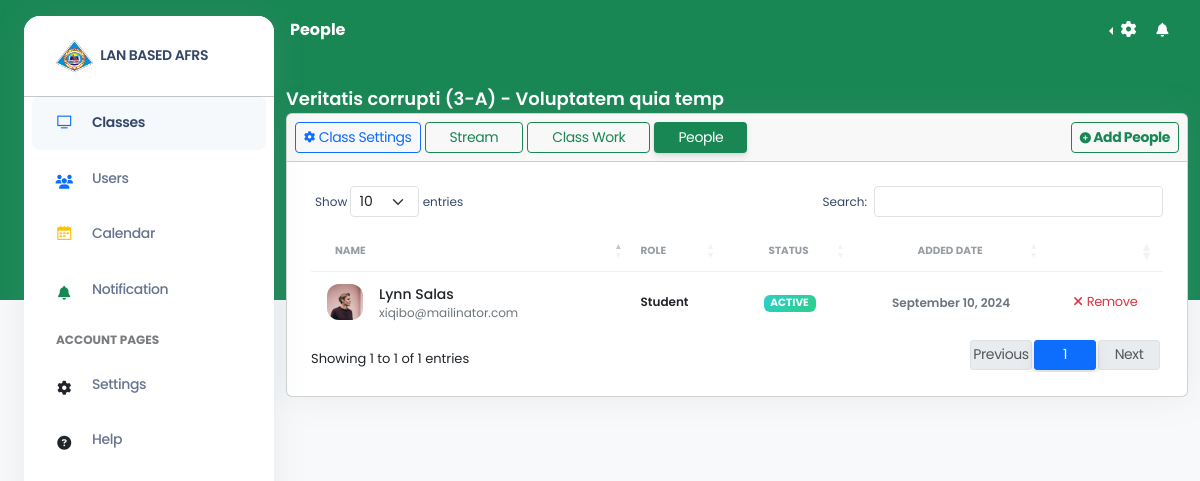
/index.php?page=people&class_id=6 (signed in), run on the app's committed database.
### tables this page shows
CREATE TABLE `class` (
  `class_id` int(255) NOT NULL,
  `user_id` int(255) NOT NULL,
  `class_image` varchar(255) DEFAULT NULL,
  `classname` varchar(255) NOT NULL,
  `section` varchar(255) NOT NULL,
  `room` varchar(255) NOT NULL,
  `subject` varchar(255) NOT NULL,
  `class_status` int(2) NOT NULL,
  `classaddeddate` datetime NOT NULL,
  `classcode` varchar(255) NOT NULL,
  `schedclass_lecture` varchar(255) NOT NULL,
  `schedclass_lab` varchar(255) NOT NULL,
  `room_lab` varchar(255) NOT NULL,
  `course` varchar(255) NOT NULL,
  `program` varchar(255) NOT NULL,
  `classroom_lecture` varchar(255) NOT NULL,
  `classroom_lab` varchar(255) NOT NULL
);

CREATE TABLE `class_people` (
  `class_people_id` int(255) NOT NULL,
  `user_id` int(255) NOT NULL,
  `class_id` int(255) NOT NULL,
  `added_date` datetime NOT NULL,
  `class_people_status` int(2) NOT NULL
);

CREATE TABLE `users` (
  `user_id` int(255) NOT NULL,
  `firstname` varchar(255) NOT NULL,
  `middlename` varchar(255) NOT NULL,
  `lastname` varchar(255) NOT NULL,
  `username` varchar(255) NOT NULL,
  `email` varchar(255) NOT NULL,
  `password` varchar(255) NOT NULL,
  `profile` varchar(255) NOT NULL,
  `usertype` int(2) NOT NULL,
  `userstatus` int(2) NOT NULL,
  `registereddate` datetime NOT NULL
);

### config/database.php (called while the page is built, shortened)
<?php
$host = "localhost";
$username = "root";
$password = "";
$database = "lanbased";
$conn = mysqli_connect($host, $username, $password, $database);
function first($table, $columns_and_values)
{
    global $conn;
    $sql = "SELECT * FROM $table WHERE ";
    $params = [];
    $types = "";
    $i = 0;
    foreach ($columns_and_values as $column => $value) {
        $sql .= "$column = ? ";
        $params[] = &$columns_and_values[$column];
        $types .= "s";
    }
    $sql .= "LIMIT 1";
    $stmt = mysqli_prepare($conn, $sql);
    array_unshift($params, $types);
    call_user_func_array(array($stmt, "bind_param"), $params);
    $stmt->execute();
    $result = $stmt->get_result();
    return $result->fetch_assoc();
}
function joinTable($table, $joins, $conditions = [], $noIn = [])
{
    global $conn;
    $query = "SELECT * FROM $table";
    foreach ($joins as $join) {
        $query .= " INNER JOIN $join[0] ON $join[1] = $join[2]";
    }
    $where_clauses = [];
    $params = [];
    $types = '';
    if (!empty($conditions)) {
        foreach ($conditions as $column => $value) {
            $where_clauses[] = "$column = ?";
            $params[] = $value;
            $types .= 's';
        }
    }
    if (!empty($where_clauses)) {
        $query .= " WHERE " . implode(" AND ", $where_clauses);
    }
    $stmt = mysqli_prepare($conn, $query);
    if (!empty($params)) {
        $stmt->bind_param($types, ...$params);
    }
    $stmt->execute();
    $result = $stmt->get_result();
    $rows = [];
    while ($row = $result->fetch_assoc()) {
        $rows[] = $row;
    }
    return $rows;
}

### views/people.php (the view, shortened to what this page needs)
<div class="container-fluid py-4">
    <div class="row">
        <div class="col-12">
            <p class="m-0 text-white class_header"><?= $class_settings['course'] ?> (<?= $class_settings['section'] ?>) - <?= $class_settings['program'] ?></p>
            <div class="card mb-4">
                <div class="card-header d-flex p-2  align-items-center justify-content-between">
                    <div class="d-flex justify-content-between align-items-center w-100">
                        <?php
                        include 'class-header.php';
                        ?>
                        <?php if ($_SESSION['usertype'] == 1 || $_SESSION['usertype'] == 2) : ?>
                            <div>
                                <button data-bs-toggle="modal" data-bs-target="#people" class="btn btn-outline-success btn-sm mb-0 font-bold">
                                    <i class="fa fa-plus-circle"></i>
                                    Add People
                                </button>
                            </div>
                        <?php endif; ?>
                    </div>
                </div>
                <div class="card-body">
                    <div class="table-responsive p-0">
                        <table class="table align-items-center mb-0 table-data">
                            <thead>
                                <tr>
                                    <th class="text-uppercase text-secondary text-xxs font-weight-bolder opacity-7">Name</th>
                                    <th class="text-uppercase text-secondary text-xxs font-weight-bolder opacity-7 ps-2">Role</th>
                                    <th class="text-center text-uppercase text-secondary text-xxs font-weight-bolder opacity-7">Status</th>
                                    <th class="text-center text-uppercase text-secondary text-xxs font-weight-bolder opacity-7">Added Date</th>
                                    <?php if ($_SESSION['usertype'] == 1 || $_SESSION['usertype'] == 2) : ?>
                                        <th class="text-secondary opacity-7"></th>
                                    <?php endif; ?>
                                </tr>
                            </thead>
                            <tbody>
                                <?php
                                $peoples = joinTable('users', [['class_people', 'class_people.user_id', 'users.user_id']], conditions: ['class_people.class_id' => $_GET['class_id']]);
                                ?>
                                <?php foreach ($peoples as $people) : ?>
                                    <tr>
                                        <td>
                                            <div class="d-flex px-2 py-1">
                                                <div>
                                                    <img src="public/assets/img/team-4.jpg" class="avatar avatar-sm me-3" alt="user6">
                                                </div>
                                                <div class="d-flex flex-column justify-content-center">
                                                    <h6 class="mb-0 text-sm"><?= $people['firstname'] . ' ' . $people['lastname'] ?></h6>
                                                    <p class="text-xs text-secondary mb-0"><?= $people['email'] ?></p>
                                                </div>
                                            </div>
                                        </td>
                                        <td>
                                            <p class="text-xs font-weight-bold mb-0"><?= $people['usertype'] == 1 ? "Teacher" : "Student" ?></p>
                                        </td>
                                        <td class="align-middle text-center text-sm">
                                            <span class="badge badge-sm <?= $people['userstatus'] == 1 ? "bg-gradient-success" : "bg-gradient-danger" ?>"><?= $people['userstatus'] == 1 ? "Active" : "Inactive" ?></span>
                                        </td>
                                        <td class="align-middle text-center">
                                            <span class="text-secondary text-xs font-weight-bold"><?php echo date('F j, Y', strtotime($people['added_date'])); ?></span>
                                        </td>
                                        <?php if ($_SESSION['usertype'] == 1 || $_SESSION['usertype'] == 2) : ?>
                                            <td class="align-middle">
                                                <?php if ($people['class_people_status'] == 0) { ?>
                                                    <div class="d-flex gap-3 justify-content-center">
                                                        <form id="approved" method="POST">
                                                            <input type="hidden" name="approve">
                                                            <input type="hidden" name="class_people_id" value="<?= $people['class_people_id'] ?>">
                                                            <input type="hidden" name="class_id" value="<?php echo $_GET['class_id'] ?>">
                                                            <button type="submit" class="btn btn-transparent mb-0 shadow-none d-flex align-items-center text-decoration-none justify-content-center gap-1 remove-button text-success">
                                                                <i class="fa fa-check"></i>
                                                                Approved
                                                            </button>
                                                        </form>
                                                        <form id="reject" method="POST">
                                                            <input type="hidden" name="remove">
                                                            <input type="hidden" name="class_people_id" value="<?= $people['class_people_id'] ?>">
                                                            <input type="hidden" name="class_id" value="<?php echo $_GET['class_id'] ?>">
                                                            <button type="submit" class=" btn btn-transparent mb-0 shadow-none d-flex align-items-center text-decoration-none justify-content-center gap-1 remove-button text-danger">
                                                                <i class="fa fa-times"></i>
                                                                Decline
                                                            </button>
                                                        </form>
                                                    </div>
                                                <?php } else { ?>
                                                    <a href="actions/manage_people.php?remove&class_people_id=<?= $people['class_people_id'] ?>&class_id=<?php echo $_GET['class_id'] ?>" class="d-flex align-items-center text-decoration-none justify-content-center gap-1 remove-button text-danger">
                                                        <i class="fa fa-times"></i>
                                                        Remove
                                                    </a>
                                                <?php } ?>
                                            </td>
                                        <?php endif; ?>
                                    </tr>
                                <?php endforeach; ?>
                            </tbody>
                        </table>
                    </div>
                </div>
            </div>
        </div>
    </div>
</div>

### public/assets/css/main.css (style rules this page uses)
* { font-family: "Poppins", sans-serif; }
.font-bold { font-weight: bold; font-size: 14px; }
.remove-button { font-size: 13px !important; }
.class_header { font-size: 18px !important; font-weight: 600; }
.h-height-100 { height: 100vh !important; }

### data on the page
class: course "Veritatis corrupti", section "3-A", program "Voluptatem quia temp"
class_people: user.firstname "Lynn", user.lastname "Salas", user.email "xiqibo@mailinator.com", added_date "September 10, 2024"

### other printed values
$_GET['page'] "People"
